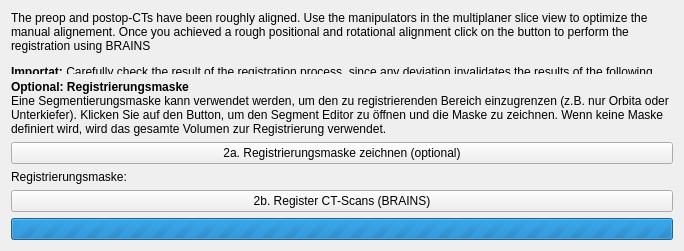
     <widget class="QWidget" name="pageRegisterCTs">
      <property name="geometry">
       <rect>
        <x>0</x>
        <y>0</y>
        <width>684</width>
        <height>251</height>
       </rect>
      </property>
      <attribute name="label">
       <string>2. Register preop and postop CTs</string>
      </attribute>
      <layout class="QVBoxLayout" name="verticalLayout_3">
       <item>
        <widget class="QLabel" name="labelDescription">
         <property name="sizePolicy">
          <sizepolicy hsizetype="Minimum" vsizetype="Preferred">
           <horstretch>0</horstretch>
           <verstretch>0</verstretch>
          </sizepolicy>
         </property>
         <property name="text">
          <string>&lt;p&gt;The preop and postop-CTs have been roughly aligned. Use the manipulators in the multiplaner slice view to optimize the manual alignement. Once you achieved a rough positional and rotational alignment click on the button to perform the registration using BRAINS&lt;/p&gt;
&lt;p&gt;&lt;b&gt;Importat:&lt;/b&gt; Carefully check the result of the registration process, since any deviation invalidates the results of the following analysis&lt;/p&gt;</string>
         </property>
         <property name="wordWrap">
          <bool>true</bool>
         </property>
        </widget>
       </item>
       <item>
        <widget class="QLabel" name="labelRegistrationMaskDescription">
         <property name="text">
          <string>&lt;p&gt;&lt;b&gt;Optional: Registrierungsmaske&lt;/b&gt;&lt;br&gt;Eine Segmentierungsmaske kann verwendet werden, um den zu registrierenden Bereich einzugrenzen (z.B. nur Orbita oder Unterkiefer). Klicken Sie auf den Button, um den Segment Editor zu öffnen und die Maske zu zeichnen. Wenn keine Maske definiert wird, wird das gesamte Volumen zur Registrierung verwendet.&lt;/p&gt;</string>
         </property>
         <property name="wordWrap">
          <bool>true</bool>
         </property>
        </widget>
       </item>
       <item>
        <widget class="QPushButton" name="drawRegistrationMaskButton">
         <property name="text">
          <string>2a. Registrierungsmaske zeichnen (optional)</string>
         </property>
        </widget>
       </item>
       <item>
        <layout class="QFormLayout" name="formLayoutMask">
         <item row="0" column="0">
          <widget class="QLabel" name="labelRegistrationMask">
           <property name="text">
            <string>Registrierungsmaske:</string>
           </property>
          </widget>
         </item>
         <item row="0" column="1">
          <widget class="qMRMLNodeComboBox" name="registrationMaskSelector" native="true">
           <property name="nodeTypes" stdset="0">
            <stringlist notr="true">
             <string>vtkMRMLSegmentationNode</string>
            </stringlist>
           </property>
           <property name="showChildNodeTypes" stdset="0">
            <bool>false</bool>
           </property>
           <property name="addEnabled" stdset="0">
            <bool>false</bool>
           </property>
           <property name="removeEnabled" stdset="0">
            <bool>false</bool>
           </property>
           <property name="noneEnabled" stdset="0">
            <bool>true</bool>
           </property>
           <property name="SlicerParameterName" stdset="0">
            <string>registrationMaskSegmentation</string>
           </property>
          </widget>
         </item>
        </layout>
       </item>
       <item>
        <widget class="QPushButton" name="performVolumeRegistrationButton">
         <property name="sizePolicy">
          <sizepolicy hsizetype="Minimum" vsizetype="Fixed">
           <horstretch>0</horstretch>
           <verstretch>0</verstretch>
          </sizepolicy>
         </property>
         <property name="text">
          <string>2b. Register CT-Scans (BRAINS)</string>
         </property>
        </widget>
       </item>
       <item>
        <widget class="QProgressBar" name="brainsProgressBar">
         <property name="visible">
          <bool>false</bool>
         </property>
         <property name="minimum">
          <number>0</number>
         </property>
         <property name="maximum">
          <number>0</number>
         </property>
         <property name="value">
          <number>0</number>
         </property>
         <property name="textVisible">
          <bool>false</bool>
         </property>
        </widget>
       </item>
      </layout>
     </widget>
